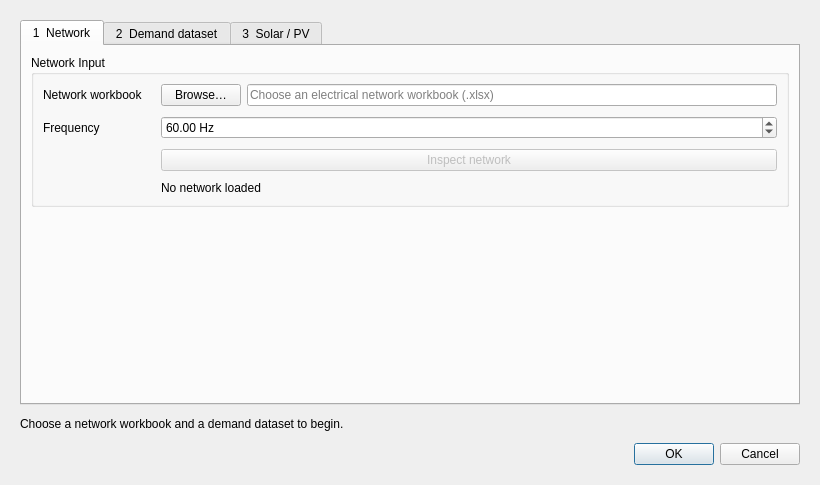
<?xml version='1.0' encoding='utf-8'?>
<ui version="4.0">
 <class>LoadDataDialog</class>
 <widget class="QDialog" name="LoadDataDialog">
  <property name="geometry">
   <rect>
    <x>0</x>
    <y>0</y>
    <width>820</width>
    <height>485</height>
   </rect>
  </property>
  <property name="windowTitle">
   <string>Load Data</string>
  </property>
  <layout class="QVBoxLayout" name="verticalLayout">
   <item>
    <widget class="QTabWidget" name="tabs_data">
     <property name="currentIndex">
      <number>0</number>
     </property>
     <widget class="QWidget" name="tab_network_data">
      <attribute name="title">
       <string>1  Network</string>
      </attribute>
      <layout class="QVBoxLayout" name="verticalLayout_2">
       <item>
        <widget class="QGroupBox" name="group_network_inputs">
         <property name="title">
          <string>Network Input</string>
         </property>
         <layout class="QFormLayout" name="formLayout">
          <item row="0" column="0">
           <widget class="QLabel" name="label">
            <property name="text">
             <string>Network workbook</string>
            </property>
           </widget>
          </item>
          <item row="0" column="1">
           <widget class="QWidget" name="panel_network_file" native="true">
            <layout class="QHBoxLayout" name="horizontalLayout">
             <property name="leftMargin">
              <number>0</number>
             </property>
             <property name="topMargin">
              <number>0</number>
             </property>
             <property name="rightMargin">
              <number>0</number>
             </property>
             <property name="bottomMargin">
              <number>0</number>
             </property>
             <item>
              <widget class="QPushButton" name="btn_browse_network">
               <property name="text">
                <string>Browse…</string>
               </property>
              </widget>
             </item>
             <item>
              <widget class="QLineEdit" name="edit_network_path">
               <property name="readOnly">
                <bool>true</bool>
               </property>
               <property name="clearButtonEnabled">
                <bool>false</bool>
               </property>
               <property name="placeholderText">
                <string>Choose an electrical network workbook (.xlsx)</string>
               </property>
              </widget>
             </item>
            </layout>
           </widget>
          </item>
          <item row="2" column="0">
           <widget class="QLabel" name="label_3">
            <property name="text">
             <string>Frequency</string>
            </property>
           </widget>
          </item>
          <item row="2" column="1">
           <widget class="QDoubleSpinBox" name="spin_frequency_hz">
            <property name="specialValueText">
             <string>Set frequency</string>
            </property>
            <property name="keyboardTracking">
             <bool>false</bool>
            </property>
            <property name="suffix">
             <string> Hz</string>
            </property>
            <property name="maximum">
             <double>1000.000000000000000</double>
            </property>
            <property name="value">
             <double>60</double>
            </property>
           </widget>
          </item>
          <item row="3" column="1">
           <widget class="QPushButton" name="btn_load_network">
            <property name="enabled">
             <bool>false</bool>
            </property>
            <property name="text">
             <string>Inspect network</string>
            </property>
           </widget>
          </item>
          <item row="4" column="1">
           <widget class="QLabel" name="lbl_network_summary">
            <property name="text">
             <string>No network loaded</string>
            </property>
            <property name="role" stdset="0">
             <string>hint</string>
            </property>
            <property name="wordWrap">
             <bool>true</bool>
            </property>
           </widget>
          </item>
          <property name="horizontalSpacing">
           <number>18</number>
          </property>
          <property name="verticalSpacing">
           <number>10</number>
          </property>
         </layout>
        </widget>
       </item>
       <item>
        <spacer name="verticalSpacer">
         <property name="orientation">
          <enum>Qt::Orientation::Vertical</enum>
         </property>
         <property name="sizeHint" stdset="0">
          <size>
           <width>20</width>
           <height>265</height>
          </size>
         </property>
        </spacer>
       </item>
      </layout>
     </widget>
     <widget class="QWidget" name="tab_load_data">
      <attribute name="title">
       <string>2  Demand dataset</string>
      </attribute>
      <layout class="QVBoxLayout" name="verticalLayout_6">
       <item>
        <widget class="QWidget" name="panel_load_import" native="true">
         <layout class="QHBoxLayout" name="horizontalLayout_4">
          <item>
           <widget class="QPushButton" name="btn_browse_load">
            <property name="text">
             <string>Choose folder…</string>
            </property>
           </widget>
          </item>
          <item>
           <widget class="QPushButton" name="btn_browse_load_file">
            <property name="text">
             <string>Choose file…</string>
            </property>
           </widget>
          </item>
          <item>
           <widget class="QLineEdit" name="edit_load_path">
            <property name="readOnly">
             <bool>true</bool>
            </property>
            <property name="placeholderText">
             <string>Demand folder or CSV/XLSX file</string>
            </property>
           </widget>
          </item>
         </layout>
        </widget>
       </item>
       <item>
        <widget class="QLabel" name="label_9">
         <property name="text">
          <string>Choose a case folder, a parent of several cases, or an hourly CSV/XLSX file.</string>
         </property>
         <property name="role" stdset="0">
          <string>hint</string>
         </property>
         <property name="wordWrap">
          <bool>true</bool>
         </property>
        </widget>
       </item>
       <item>
        <widget class="QLabel" name="lbl_load_status">
         <property name="text">
          <string>No demand dataset selected</string>
         </property>
         <property name="role" stdset="0">
          <string>hint</string>
         </property>
         <property name="wordWrap">
          <bool>true</bool>
         </property>
        </widget>
       </item>
       <item>
        <spacer name="verticalSpacer_3">
         <property name="orientation">
          <enum>Qt::Orientation::Vertical</enum>
         </property>
         <property name="sizeHint" stdset="0">
          <size>
           <width>20</width>
           <height>96</height>
          </size>
         </property>
        </spacer>
       </item>
      </layout>
     </widget>
     <widget class="QWidget" name="tab_pv_data">
      <attribute name="title">
       <string>3  Solar / PV</string>
      </attribute>
      <layout class="QVBoxLayout" name="verticalLayout_3">
       <item>
        <widget class="QScrollArea" name="scroll_pv_data">
         <property name="frameShape">
          <enum>QFrame::Shape::NoFrame</enum>
         </property>
         <property name="widgetResizable">
          <bool>true</bool>
         </property>
         <widget class="QWidget" name="contents_pv_data">
          <property name="geometry">
           <rect>
            <x>0</x>
            <y>0</y>
            <width>840</width>
            <height>530</height>
           </rect>
          </property>
          <layout class="QVBoxLayout" name="verticalLayout_5">
           <item>
            <widget class="QCheckBox" name="chk_no_pv">
             <property name="text">
              <string>No PV study</string>
             </property>
            </widget>
           </item>
           <item>
            <widget class="QCheckBox" name="chk_pv_fallback">
             <property name="text">
              <string>Use fallback solar source</string>
             </property>
             <property name="toolTip">
              <string>Use a CSV or provider only if the study folder has no usable PV history.</string>
             </property>
            </widget>
           </item>
           <item>
            <widget class="QWidget" name="panel_pv_source_fields" native="true">
             <layout class="QFormLayout" name="formLayout_2">
              <item row="0" column="0">
               <widget class="QLabel" name="label_4">
                <property name="text">
                 <string>Fallback source</string>
                </property>
               </widget>
              </item>
              <item row="0" column="1">
               <widget class="QComboBox" name="combo_pv_source">
                <item>
                 <property name="text">
                  <string>NASA POWER - automatic history</string>
                 </property>
                 <property name="userData">
                  <string>auto_nasa_power</string>
                 </property>
                </item>
                <item>
                 <property name="text">
                  <string>NASA POWER - irradiance CSV</string>
                 </property>
                 <property name="userData">
                  <string>nasa_power</string>
                 </property>
                </item>
                <item>
                 <property name="text">
                  <string>Prepared irradiance CSV</string>
                 </property>
                 <property name="userData">
                  <string>prepared</string>
                 </property>
                </item>
                <item>
                 <property name="text">
                  <string>Historical modeled PV power CSV</string>
                 </property>
                 <property name="userData">
                  <string>power</string>
                 </property>
                </item>
               </widget>
              </item>
              <item row="1" column="0">
               <widget class="QLabel" name="label_5">
                <property name="text">
                 <string>Source file</string>
                </property>
               </widget>
              </item>
              <item row="1" column="1">
               <widget class="QWidget" name="panel_pv_source_file" native="true">
                <layout class="QHBoxLayout" name="horizontalLayout_2">
                 <item>
                  <widget class="QPushButton" name="btn_browse_pv_source">
                   <property name="text">
                    <string>Browse…</string>
                   </property>
                  </widget>
                 </item>
                 <item>
                  <widget class="QLineEdit" name="edit_pv_source_path">
                   <property name="placeholderText">
                    <string>Choose a NASA POWER hourly irradiance CSV</string>
                   </property>
                  </widget>
                 </item>
                </layout>
               </widget>
              </item>
              <property name="horizontalSpacing">
               <number>18</number>
              </property>
              <property name="verticalSpacing">
               <number>10</number>
              </property>
             </layout>
            </widget>
           </item>
           <item>
            <widget class="QGroupBox" name="group_pv_conversion">
             <layout class="QVBoxLayout" name="verticalLayout_4">
              <item>
               <widget class="QTableWidget" name="table_pv_installations">
                <property name="minimumSize">
                 <size>
                  <width>0</width>
                  <height>100</height>
                 </size>
                </property>
                <property name="selectionMode">
                 <enum>QAbstractItemView::SelectionMode::SingleSelection</enum>
                </property>
                <property name="selectionBehavior">
                 <enum>QAbstractItemView::SelectionBehavior::SelectRows</enum>
                </property>
                <property name="rowCount">
                 <number>1</number>
                </property>
                <row />
                <column>
                 <property name="text">
                  <string>Bus ID</string>
                 </property>
                </column>
                <column>
                 <property name="text">
                  <string>PV Rating (kW)</string>
                 </property>
                </column>
                <property name="minimumHeight">
                 <number>126</number>
                </property>
                <property name="maximumSize">
                 <size>
                  <width>16777215</width>
                  <height>148</height>
                 </size>
                </property>
                <property name="alternatingRowColors">
                 <bool>true</bool>
                </property>
               </widget>
              </item>
              <item>
               <widget class="QWidget" name="panel_pv_row_buttons" native="true">
                <layout class="QHBoxLayout" name="horizontalLayout_3">
                 <property name="leftMargin">
                  <number>0</number>
                 </property>
                 <property name="topMargin">
                  <number>0</number>
                 </property>
                 <property name="rightMargin">
                  <number>0</number>
                 </property>
                 <property name="bottomMargin">
                  <number>0</number>
                 </property>
                 <item>
                  <widget class="QPushButton" name="btn_add_pv_row">
                   <property name="text">
                    <string>Add PV Row</string>
                   </property>
                  </widget>
                 </item>
                 <item>
                  <widget class="QPushButton" name="btn_remove_pv_row">
                   <property name="text">
                    <string>Remove Selected Row</string>
                   </property>
                  </widget>
                 </item>
                </layout>
               </widget>
              </item>
             </layout>
             <property name="title">
              <string>Installed PV capacity</string>
             </property>
            </widget>
           </item>
           <item>
            <widget class="QLabel" name="lbl_pv_status">
             <property name="text">
              <string>PV input not validated</string>
             </property>
             <property name="role" stdset="0">
              <string>hint</string>
             </property>
             <property name="wordWrap">
              <bool>true</bool>
             </property>
            </widget>
           </item>
           <item>
            <widget class="QGroupBox" name="group_solar_metadata">
             <layout class="QGridLayout" name="layout_solar_metadata">
              <item row="0" column="0">
               <widget class="QLabel" name="lbl_edit_solar_clock">
                <property name="text">
                 <string>Solar source clock</string>
                </property>
                <property name="buddy">
                 <cstring>edit_solar_clock</cstring>
                </property>
               </widget>
              </item>
              <item row="0" column="1">
               <widget class="QLineEdit" name="edit_solar_clock">
                <property name="placeholderText">
                 <string>Declared IANA zone or UTC</string>
                </property>
               </widget>
              </item>
              <property name="horizontalSpacing">
               <number>18</number>
              </property>
              <property name="verticalSpacing">
               <number>10</number>
              </property>
             </layout>
             <property name="title">
              <string>Common solar reference</string>
             </property>
            </widget>
           </item>
           <item>
            <spacer name="verticalSpacer_2">
             <property name="orientation">
              <enum>Qt::Orientation::Vertical</enum>
             </property>
             <property name="sizeHint" stdset="0">
              <size>
               <width>20</width>
               <height>40</height>
              </size>
             </property>
            </spacer>
           </item>
          </layout>
         </widget>
        </widget>
       </item>
      </layout>
     </widget>
    </widget>
   </item>
   <item>
    <widget class="QLabel" name="lbl_load_validation">
     <property name="role" stdset="0">
      <string>status</string>
     </property>
     <property name="wordWrap">
      <bool>true</bool>
     </property>
     <property name="text">
      <string>Choose a network workbook and a demand dataset to begin.</string>
     </property>
    </widget>
   </item>
   <item>
    <widget class="QDialogButtonBox" name="buttons_load_data">
     <property name="standardButtons">
      <set>QDialogButtonBox::StandardButton::Cancel|QDialogButtonBox::StandardButton::Ok</set>
     </property>
    </widget>
   </item>
   <property name="leftMargin">
    <number>20</number>
   </property>
   <property name="topMargin">
    <number>20</number>
   </property>
   <property name="rightMargin">
    <number>20</number>
   </property>
   <property name="bottomMargin">
    <number>20</number>
   </property>
   <property name="spacing">
    <number>12</number>
   </property>
  </layout>
 </widget>
 <resources />
 <connections>
  <connection>
   <sender>buttons_load_data</sender>
   <signal>rejected()</signal>
   <receiver>LoadDataDialog</receiver>
   <slot>reject()</slot>
   <hints>
    <hint type="sourcelabel">
     <x>769</x>
     <y>615</y>
    </hint>
    <hint type="destinationlabel">
     <x>752</x>
     <y>0</y>
    </hint>
   </hints>
  </connection>
 </connections>
</ui>
